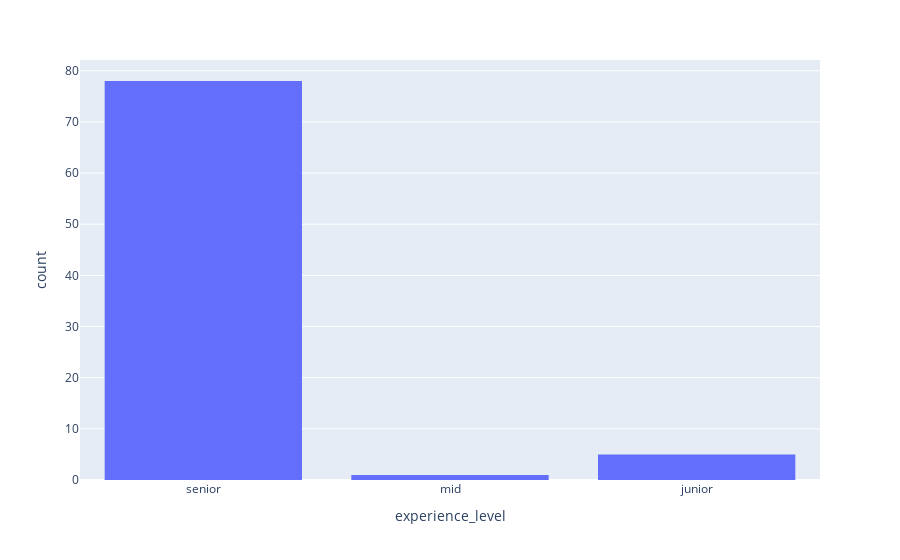

Notebook code for this chart:
### Markdown cell above
## Experience Years

### Code cell
px.histogram(data , 'experience_level')

### Figure 1 — Plotly figure (JSON) as saved in the notebook; plotly's stock layout.template omitted (floating-point values rounded to 4 significant figures; data arrays with more than 128 entries replaced by an {"elided": "..."} marker saying what was removed)
{"data": [{"alignmentgroup": "True", "bingroup": "x", "hovertemplate": "experience_level=%{x}<br>count=%{y}<extra></extra>", "legendgroup": "", "marker": {"color": "#636efa", "pattern": {"shape": ""}}, "name": "", "offsetgroup": "", "orientation": "v", "showlegend": false, "type": "histogram", "x": {"elided": "832 str values"}, "xaxis": "x", "yaxis": "y"}], "layout": {"barmode": "relative", "legend": {"tracegroupgap": 0}, "margin": {"t": 60}, "xaxis": {"anchor": "y", "domain": [0, 1], "title": {"text": "experience_level"}}, "yaxis": {"anchor": "x", "domain": [0, 1], "title": {"text": "count"}}}}
